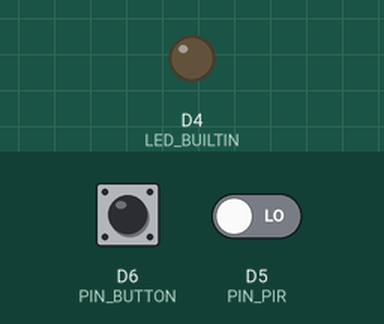
This program was run on a simulated ESP8266 (Wemos D1 mini). Parts: output pins drawn as LEDs (lit = HIGH, except the on-board LED, lit = LOW). Inputs (shaded band) come from the test bench; at power-on: D5 (PIN_PIR) LOW, D6 (PIN_BUTTON) HIGH. What the program prints to the serial monitor is not drawn.

Above: at 1.2 s.
1.3 s: D5 (PIN_PIR) driven HIGH
At 2.54 s:
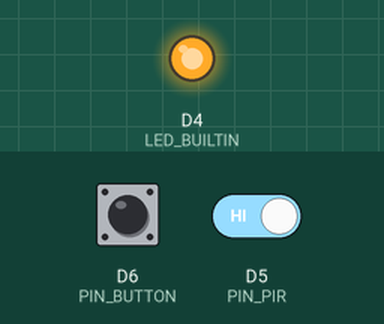
4.3 s: D6 (PIN_BUTTON) pulled LOW for 1 s
7.4 s: D6 (PIN_BUTTON) pulled LOW for 0.15 s
At 8.3 s:
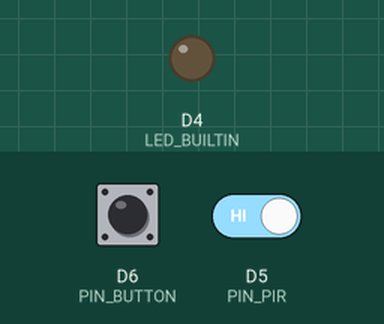
Timing chart, 0 to 16.4 s (numbered marks = the images above; inputs shaded):
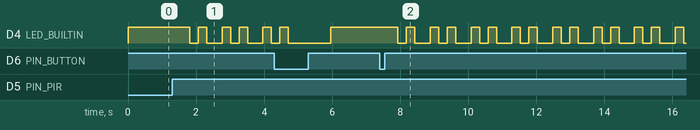

The program:

main.cpp
```cpp
/**
 * Statment of Authorship:
 * I, Haiden Murphy, student number 000839028
 * certify that this material is my original work. No other person's
 * work has been used without due acknowledgment and I have not made
 * my workavailable to anyone else.
*/

/**
 * Class: COMP-10184 – Mohawk College
 * Title: PIR Sensor Test Application
 *
 * Description: This application is meant to resemble a simple alarm
 * system using a PIR sensor. This alarm uses a countdown and if it
 * reaches 0 the alrm will activate. If a button is pressed before
 * the countdown reaches 0 the alarm will disable. If the button is
 * pressed a second time the alarm will be re-enabled where thw PIR
 * sensor will look for motion to begin the countdown again.
 *
 * Author: Haiden Murphy
 * Student ID #: 000839028
 * Date: Oct 18, 2022
*/

#include <Arduino.h>

// digital input pin definitions
#define PIN_PIR D5
#define PIN_BUTTON D6
//DELAY definitions that help avoid hard wired numerical constants in
//the program
#define DELAY 10
#define BUTTON_DELAY 200
//different case definitions
//disabled alarm state
#define ALARM_DISABLED  0
//enabled alarm state
#define ALARM_ENABLE    1
//start the countdown when alarm is enabled
#define ALARM_COUNTDOWN 2
//alarm is activated and had reached 0 in the countdown
#define ALARM_ACTIVE    3
//The alarm state is set to enable the alarm, wich begins the
//switch statement and processes
int iAlarmState = ALARM_ENABLE;
//control timer is created as an integer wich will be used in the
//countdown in the switchfunction()
int timer = 10;
//bPIR is to become 0 which allows the switch statmnet to begin
//in the enabled case
int bPIR = 0;
// *************************************************************

/**
 * Purpouse: switchfunction() holds the switch statment used to switch
 * through the applications different states (alarm states). These
 * states are called cases. Each case plays an important role in the
 * function of the program
*/
void switchfunction()
{//switchfunc
  //switch statement that has four different cases based on each state
  //the alarm application can be in eg. ALARM_DISABLED, ALARM_ENABLED,
  //ALARM_COUNTDOWN, ALARM_ACTIVE.
  switch (iAlarmState)
  {//switchI

    //---------------------ALARM_DISABLED-----------------------
    case ALARM_DISABLED:
      delay(50);
      //when the alarm is disabled the led will appear off to the user
      digitalWrite(LED_BUILTIN, HIGH);
      //uses a delay definition set as 200
      delay(BUTTON_DELAY);
      //if the button is activated (pressed) while in disabled state
      //send a println and set the new alarm state to ALARM_ENABLE
      if(digitalRead(PIN_BUTTON) == LOW)
      {//bPressedD
        Serial.println("Button pressed: Alarm Enabled ");
        //sets the new case to enable the alarm
        iAlarmState = ALARM_ENABLE;
      }//bPressedD
      //breaks from the code without repeating unecasarialy
      break;

    //-----------------------ALARM_ENABLE------------------------
    case ALARM_ENABLE:
      //if bPIR is greater than 0
      if(bPIR > 0)
      {//ifbPIR>0
        //the alarm state is set to count down
        iAlarmState = ALARM_COUNTDOWN;
      }//ifbPIR>0
      else
      {//elsebPIR
        //turns the led off
        digitalWrite(LED_BUILTIN, HIGH);
        //the alarm state is sent to the enable case
        iAlarmState = ALARM_ENABLE;
      }//elsebPIR
      break;

    //---------------------ENABLE_COUNTDOWN----------------------
    case ALARM_COUNTDOWN:
      Serial.println(" ");
      Serial.println("------------------------------------------");
      Serial.println("COMP-10184 - Alarm System");
      Serial.println("Name: Haiden Murphy");
      Serial.println("Student ID: 000839028");
      Serial.println("------------------------------------------");
      Serial.println("Motion Detected! - Alarm will sound in 10s!");
      Serial.println(" ");
      //Serial prints the timer count as it is negativley incremented
      //each time (shows count down to user)
      Serial.print(" || ");
      Serial.print(timer);
      Serial.print(" || ");
      //While the cound down timer dosent equal 0
      while(timer != 0)
      {//whCount
        //Combination of delays and digital writes that turn the built
        //in led on and of about 4x per second
        delay(250);
        digitalWrite(LED_BUILTIN, HIGH);
        delay(250);
        digitalWrite(LED_BUILTIN, LOW);
        delay(250);
        digitalWrite(LED_BUILTIN, HIGH);
        delay(250);
        digitalWrite(LED_BUILTIN, LOW);

        //incraments the count down timer each time the loop is gone
        //through
        timer--;
        //Serial prints the timer count as it is negativley incremented
        //each time (shows count down to user) in the while loop
        Serial.print(" || ");
        Serial.print(timer);
        Serial.print(" || ");
        //uses a delay definition set as 200
        delay(BUTTON_DELAY);
        //If statment that checks if the button has been pressed soetime
        //during the countdown wich will set the new alarm state to disabled
        if(digitalRead(PIN_BUTTON) == LOW)
        {//ifBon
          Serial.println(" ");
          Serial.println(" ");
          Serial.println("Button pressed: Alarm Disabled ");
          //switches the alarm case to disabled
          iAlarmState = ALARM_DISABLED;
          //the timer is set to delay wich is 10
          timer = DELAY;
          //if timer is equal to 10 then break
          if(timer == DELAY)
          {//ifdelay
            //one second delay
            delay(1000);
            break;
          }//ifdelay
        }//ifBon
      }//whCount

      //if the control timer reaches 0 then the alarm will become activated
      if(timer == 0)
      {//iftimer0
        Serial.println(" ");
        Serial.println(" ");
        Serial.println("<<< ALARM ACTIVATED: INTRUDER ALERT >>>");
        Serial.println("------------------------------------------");
        //sets the new case to active
        iAlarmState = ALARM_ACTIVE;
      }//iftimer0
      break;

    //---------------------ENABLE_COUNTDOWN----------------------
    case ALARM_ACTIVE:
      //sets the new case to active again, which keeps the alarm in this state
      //unless the user restarts the program
      iAlarmState = ALARM_ACTIVE;
      break;

    //--------------------------DEFAULT--------------------------
    default:
      //if the program cannot reach the other cases this error message will be
      //sent as default to alert the user
      Serial.println("ERROR");
      break;
  }//switchI
}//switchfunc
// *************************************************************

/**
 * Purpose: The setup function allows the serial terminal to begin, then the
 * compnent locations are declared and their proper configurations. eg. the
 * led is set to output, the PIR sensor is set as input, and button is also
 * set as an input type.
*/
void setup()
{//setup
  // configure the USB serial monitor
  Serial.begin(115200);
  // configure the LED output
  pinMode(LED_BUILTIN, OUTPUT);
  // PIR sensor is an INPUT
  pinMode(PIN_PIR, INPUT);
  // Button is an INPUT
  pinMode(PIN_BUTTON, INPUT_PULLUP);
}//setup
// *************************************************************

/**
 * purpouse: loop function that the program runs through. Here the variable bPIR
 * is made, and the switch function is called.
*/
void loop()
{//loop
  // read PIR sensor (true = Motion detected!).  As long as there
  // is motion, this signal will be true.  About 2.5 seconds after
  // motion stops, the PIR signal will become false.
  bPIR = digitalRead(PIN_PIR);
  // switchfunction is called on and the switch statmnet belonging
  // to it is used depending on the iAlarmState.
  switchfunction();
}//loop
```

Measured:
- after the input at 1.3 s, D4 (LED_BUILTIN): HIGH → LOW after 0.52 s, → HIGH 0.25 s later, → LOW 0.25 s later, → HIGH 0.45 s later, … (9 changes in this stretch)
- after the input at 7.4 s, D4 (LED_BUILTIN): HIGH → LOW after 0.53 s, then repeats every 1.2 s: HIGH 0.25 s, LOW 0.45 s, HIGH 0.25 s, LOW 0.25 s
